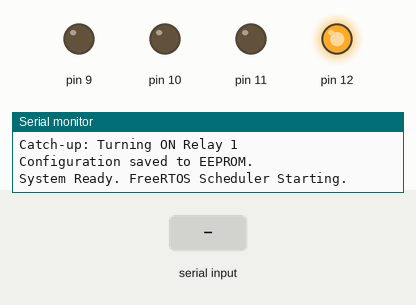
Bench run of a program on a simulated Arduino Nano, built with avr-gcc and run on an emulated ATmega328P. Parts: output pins drawn as LEDs (lit = HIGH), the last lines printed to the serial monitor. Dashed ring = blinking. The test bench sets the inputs (shaded band). The local clock reads 2024-03-15 10:24:30 at power-on unless the program sets it; EEPROM starts erased.

Above: at 1.5 s.
1.6 s: "I,45\n" received over Serial
At 3.1 s:
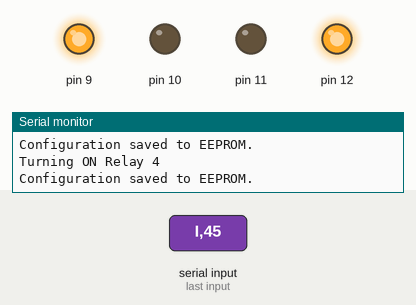
4.6 s: "C90\n" received over Serial
At 5.8 s:
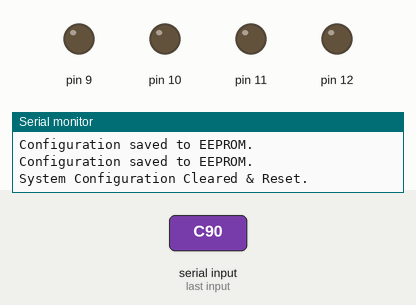
6.2 s: "M,45\n" received over Serial
At 7.3 s:
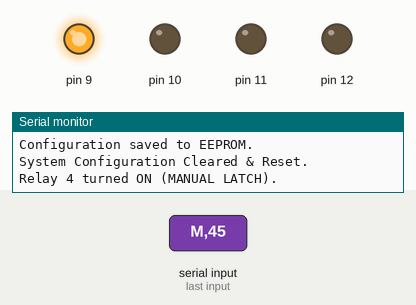
7.7 s: "C,45\n" received over Serial
At 8.6 s:
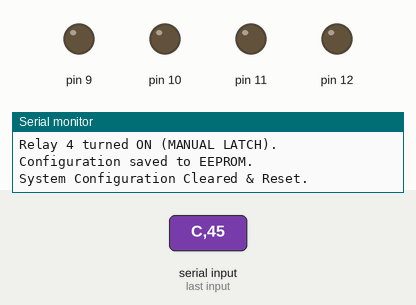
9.3 s: "I\n" received over Serial
At 11.0 s:
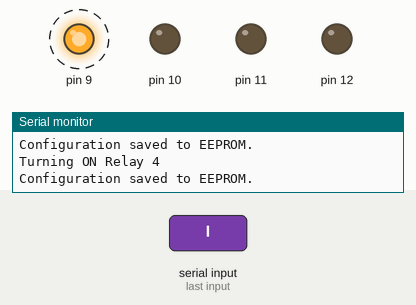
Timing chart, 0 to 13.3 s (numbered marks = the images above; inputs shaded):
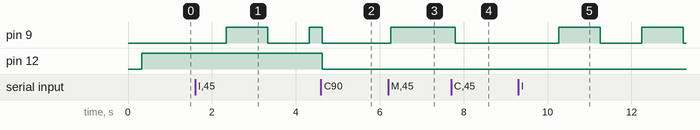

Measured:
- after the input at 1.6 s, pin 9: LOW → HIGH after 0.74 s, → LOW 0.99 s later, → HIGH 0.99 s later
- after the input at 4.6 s, pin 9: HIGH → LOW after 0.03 s instead of 0.71 s; pin 12: HIGH → LOW at once
- after the input at 6.2 s, pin 9: LOW → HIGH after 0.06 s
- after the input at 7.7 s, pin 9: HIGH → LOW after 0.09 s
- after the input at 9.3 s, pin 9: alternates HIGH for 0.99 s and LOW for 0.99 s, starting after 0.96 s

The program:

main.cpp
```cpp
#include <Arduino.h>
#include <Arduino_FreeRTOS.h>
#include <semphr.h>
#include <RTClib.h>
#include <EEPROM.h>

RTC_DS3231 rtc;
SemaphoreHandle_t configMutex;

#define EEPROM_MAGIC_NUMBER 0x4C
#define EEPROM_START_ADDR 0

enum SchedMode { MODE_NONE, MODE_FIXED, MODE_INTERVAL };

struct RelayConfig {
  uint8_t pin;
  SchedMode mode;
  uint8_t onHour;
  uint8_t onMinute;
  uint32_t intervalSecs;
  uint32_t durationSecs;

  bool isON;
  uint32_t lastOnEpoch;
  uint32_t nextIntervalEpoch;
  bool isManualOverride;
};

const int RELAY_COUNT = 4;
RelayConfig relays[RELAY_COUNT] = {
  {12, MODE_FIXED, 9, 0, 0, 120, false, 0, 0, false},
  {11, MODE_FIXED, 10, 30, 0, 120, false, 0, 0, false},
  {10, MODE_FIXED, 14, 15, 0, 120, false, 0, 0, false},
  {9,  MODE_FIXED, 17, 0, 0, 120, false, 0, 0, false}
};

void TaskSerialMonitor(void *pvParameters);
void TaskRelayControl(void *pvParameters);
void saveConfigToEEPROM();
void loadConfigFromEEPROM();
void checkMissedSchedules();

void setup() {
  Serial.begin(9600);
  while (!Serial) {}

  if (!rtc.begin()) {
    Serial.println(F("Couldn't find RTC"));
    while (1);
  }

  if (rtc.lostPower()) {
    Serial.println(F("RTC lost power, setting to compile time."));
    rtc.adjust(DateTime(F(__DATE__), F(__TIME__)));
  }

  DateTime compiledTime = DateTime(F(__DATE__), F(__TIME__));
  if (rtc.now() < compiledTime) {
    Serial.println(F("New firmware detected. Syncing RTC to compile time..."));
    rtc.adjust(compiledTime);
  } else {
    Serial.println(F("RTC time is current."));
  }

  loadConfigFromEEPROM();

  for (int i = 0; i < RELAY_COUNT; i++) {
    pinMode(relays[i].pin, OUTPUT);
    digitalWrite(relays[i].pin, LOW);
  }

  checkMissedSchedules();

  configMutex = xSemaphoreCreateMutex();

  if (configMutex != NULL) {
    xTaskCreate(TaskSerialMonitor, "Serial", 160, NULL, 1, NULL);
    xTaskCreate(TaskRelayControl, "Control", 192, NULL, 2, NULL);
  }

  Serial.println(F("System Ready. FreeRTOS Scheduler Starting."));
}

void loop() {
}

void saveConfigToEEPROM() {
  EEPROM.update(EEPROM_START_ADDR, EEPROM_MAGIC_NUMBER);
  EEPROM.put(EEPROM_START_ADDR + 1, relays);
  Serial.println(F("Configuration saved to EEPROM."));
}

void loadConfigFromEEPROM() {
  uint8_t magic = EEPROM.read(EEPROM_START_ADDR);

  if (magic == EEPROM_MAGIC_NUMBER) {
    EEPROM.get(EEPROM_START_ADDR + 1, relays);
    for (int i = 0; i < RELAY_COUNT; i++) {
      relays[i].isON = false;
      relays[i].isManualOverride = false;
    }
    Serial.println(F("Loaded schedules from EEPROM."));
  } else {
    Serial.println(F("No saved data found. Saving defaults to EEPROM."));
    saveConfigToEEPROM();
  }
}

void checkMissedSchedules() {
  DateTime now = rtc.now();
  uint32_t currentEpoch = now.unixtime();
  bool anyFired = false;

  for (int i = 0; i < RELAY_COUNT; i++) {
    if (relays[i].mode == MODE_FIXED) {
      // Build today's scheduled epoch: today's date at onHour:onMinute:00
      DateTime todayScheduled(now.year(), now.month(), now.day(),
                              relays[i].onHour, relays[i].onMinute, 0);
      uint32_t todaySchedEpoch = todayScheduled.unixtime();

      // Catch up if: schedule time already passed today AND relay didn't fire after that time
      if (currentEpoch > todaySchedEpoch && relays[i].lastOnEpoch < todaySchedEpoch) {
        relays[i].isON = true;
        relays[i].lastOnEpoch = currentEpoch;
        digitalWrite(relays[i].pin, HIGH);
        Serial.print(F("Catch-up: Turning ON Relay ")); Serial.println(i + 1);
        anyFired = true;
      }
    }
    else if (relays[i].mode == MODE_INTERVAL) {
      // Catch up if: a next interval was scheduled and we've passed it
      if (relays[i].nextIntervalEpoch != 0 && currentEpoch >= relays[i].nextIntervalEpoch) {
        relays[i].isON = true;
        relays[i].lastOnEpoch = currentEpoch;
        relays[i].nextIntervalEpoch = currentEpoch + relays[i].intervalSecs;
        digitalWrite(relays[i].pin, HIGH);
        Serial.print(F("Catch-up: Turning ON Relay ")); Serial.println(i + 1);
        anyFired = true;
      }
    }
  }

  if (anyFired) {
    saveConfigToEEPROM();
  }
}

void TaskRelayControl(void *pvParameters) {
  (void) pvParameters;
  TickType_t xLastWakeTime = xTaskGetTickCount();
  const TickType_t xFrequency = 1000 / portTICK_PERIOD_MS;

  for (;;) {
    DateTime now = rtc.now();
    uint32_t currentEpoch = now.unixtime();

    if (xSemaphoreTake(configMutex, portMAX_DELAY) == pdTRUE) {
      for (int i = 0; i < RELAY_COUNT; i++) {

        if (relays[i].isON) {
          if (!relays[i].isManualOverride && (currentEpoch - relays[i].lastOnEpoch >= relays[i].durationSecs)) {
            relays[i].isON = false;
            digitalWrite(relays[i].pin, LOW);
            Serial.print(F("Turning OFF Relay ")); Serial.println(i + 1);
          }
        }
        else {
          bool trigger = false;

          if (relays[i].mode == MODE_FIXED) {
            if (now.hour() == relays[i].onHour && now.minute() == relays[i].onMinute) {
               if (currentEpoch - relays[i].lastOnEpoch > 60) {
                 trigger = true;
               }
            }
          }
          else if (relays[i].mode == MODE_INTERVAL) {
            if (relays[i].nextIntervalEpoch == 0) {
              relays[i].nextIntervalEpoch = currentEpoch + relays[i].intervalSecs;
            } else if (currentEpoch >= relays[i].nextIntervalEpoch) {
              trigger = true;
              relays[i].nextIntervalEpoch = currentEpoch + relays[i].intervalSecs;
            }
          }

          if (trigger) {
            relays[i].isON = true;
            relays[i].lastOnEpoch = currentEpoch;
            digitalWrite(relays[i].pin, HIGH);
            Serial.print(F("Turning ON Relay ")); Serial.println(i + 1);
            saveConfigToEEPROM();
          }
        }
      }
      xSemaphoreGive(configMutex);
    }
    vTaskDelayUntil(&xLastWakeTime, xFrequency);
  }
}

void TaskSerialMonitor(void *pvParameters) {
  (void) pvParameters;
  char buffer[32];
  uint8_t idx = 0;

  for (;;) {
    while (Serial.available() > 0) {
      char c = Serial.read();

      if (c == '\n' || c == '\r') {
        buffer[idx] = '\0';
        if (idx > 0) {
          char cmd = buffer[0];

          if (cmd == 'S') {
            if (xSemaphoreTake(configMutex, portMAX_DELAY) == pdTRUE) {
              Serial.println(F("["));
              for (int j = 0; j < RELAY_COUNT; j++) {
                Serial.print(F("  {"));
                Serial.print(F("\"id\":")); Serial.print(j + 1); Serial.print(F(","));
                Serial.print(F("\"pin\":")); Serial.print(relays[j].pin); Serial.print(F(","));
                Serial.print(F("\"mode\":")); Serial.print(relays[j].mode); Serial.print(F(","));
                Serial.print(F("\"onHour\":")); Serial.print(relays[j].onHour); Serial.print(F(","));
                Serial.print(F("\"onMinute\":")); Serial.print(relays[j].onMinute); Serial.print(F(","));
                Serial.print(F("\"intervalSecs\":")); Serial.print(relays[j].intervalSecs); Serial.print(F(","));
                Serial.print(F("\"durationSecs\":")); Serial.print(relays[j].durationSecs); Serial.print(F(","));
                Serial.print(F("\"isON\":")); Serial.print(relays[j].isON ? F("true") : F("false")); Serial.print(F(","));
                Serial.print(F("\"isManualOverride\":")); Serial.print(relays[j].isManualOverride ? F("true") : F("false"));
                Serial.print(F("}"));
                if (j < RELAY_COUNT - 1) Serial.println(F(","));
                else Serial.println();
              }
              Serial.println(F("]"));
              xSemaphoreGive(configMutex);
            }
          }
          else if (cmd == 'C') {
            if (xSemaphoreTake(configMutex, portMAX_DELAY) == pdTRUE) {
              for (int j = 0; j < RELAY_COUNT; j++) {
                relays[j].mode = MODE_NONE;
                relays[j].onHour = 0;
                relays[j].onMinute = 0;
                relays[j].intervalSecs = 0;
                relays[j].durationSecs = 0;

                relays[j].isON = false;
                relays[j].lastOnEpoch = 0;
                relays[j].nextIntervalEpoch = 0;
                relays[j].isManualOverride = false;
                digitalWrite(relays[j].pin, LOW);
              }
              saveConfigToEEPROM();
              Serial.println(F("System Configuration Cleared & Reset."));
              xSemaphoreGive(configMutex);
            }
          }
          else {
            int id = buffer[2] - '1';

            if (id >= 0 && id < RELAY_COUNT) {
              if (xSemaphoreTake(configMutex, portMAX_DELAY) == pdTRUE) {
                if (cmd == 'F') {
                  int h, m, d;
                  sscanf(buffer, "F %*d %d %d %d", &h, &m, &d);
                  relays[id].mode = MODE_FIXED;
                  relays[id].onHour = h;
                  relays[id].onMinute = m;
                  relays[id].durationSecs = d * 60UL;
                  Serial.print(F("Relay ")); Serial.print(id+1); Serial.println(F(" set to FIXED."));
                  saveConfigToEEPROM();
                }
                else if (cmd == 'I') {
                  long inv, d;
                  sscanf(buffer, "I %*d %ld %ld", &inv, &d);
                  relays[id].mode = MODE_INTERVAL;
                  relays[id].intervalSecs = inv;
                  relays[id].durationSecs = d;
                  relays[id].nextIntervalEpoch = rtc.now().unixtime() + relays[id].intervalSecs;
                  Serial.print(F("Relay ")); Serial.print(id+1); Serial.println(F(" set to INTERVAL."));
                  saveConfigToEEPROM();
                }
                else if (cmd == 'M') {
                  relays[id].isON = !relays[id].isON;
                  relays[id].isManualOverride = relays[id].isON;
                  relays[id].lastOnEpoch = rtc.now().unixtime();
                  digitalWrite(relays[id].pin, relays[id].isON ? HIGH : LOW);
                  Serial.print(F("Relay "));
                  Serial.print(id + 1);
                  Serial.println(relays[id].isON ? F(" turned ON (MANUAL LATCH).") : F(" turned OFF (MANUAL)."));
                }

                xSemaphoreGive(configMutex);
              }
            }
          }
          idx = 0;
        }
      } else {
        if (idx < 31) buffer[idx++] = c;
      }
    }
    vTaskDelay(100 / portTICK_PERIOD_MS);
  }
}
```
